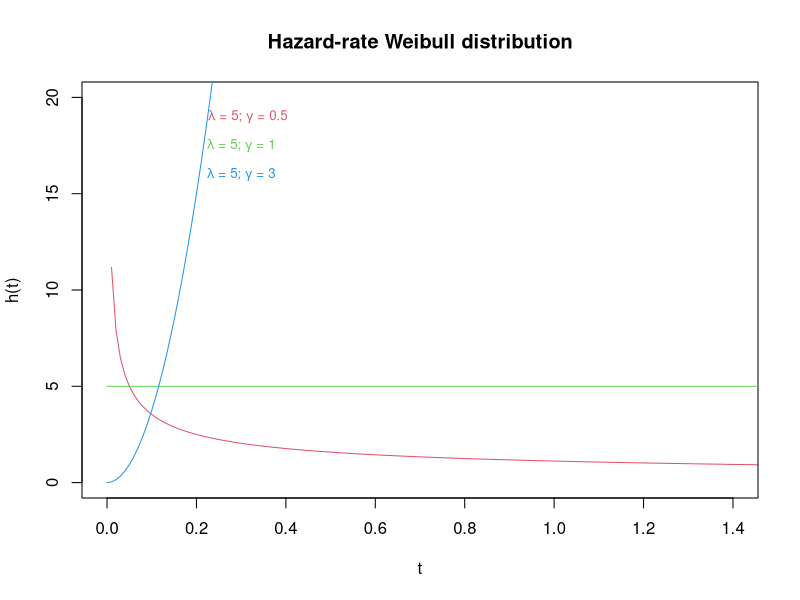

The R script that drew this image:
## Hazard-rate of differents distributions:

  ## Exponential distribution

  ## Weibull dstribution
# h(t)
h_Weibull <- function(lambda, gamma, t){
  return( lambda*gamma*((lambda*t)^(gamma-1)) )
}

x <- seq(0,10,0.01)
h_weib1 <- h_Weibull(5,0.5,x)
h_weib2 <- h_Weibull(5,1,x)  # exponential
h_weib3 <- h_Weibull(5,3,x)
plot(x, h_weib1,col=2, type='l', main='Hazard-rate Weibull distribution', xlab='t', 
     ylab='h(t)', xlim=c(0,1.4), ylim=c(0,20))
lines(x,h_weib2,col=3)
lines(x,h_weib3,col=4) 
text(0.315,19,expression(paste(lambda,' = 5; ',gamma,' = 0.5' )),col=2,cex=0.8)
text(0.3,17.5,expression(paste(lambda,' = 5; ',gamma,' = 1' )),col=3,cex=0.8)
text(0.3,16,expression(paste(lambda,' = 5; ',gamma,' = 3' )),col=4,cex=0.8)

x <- 1